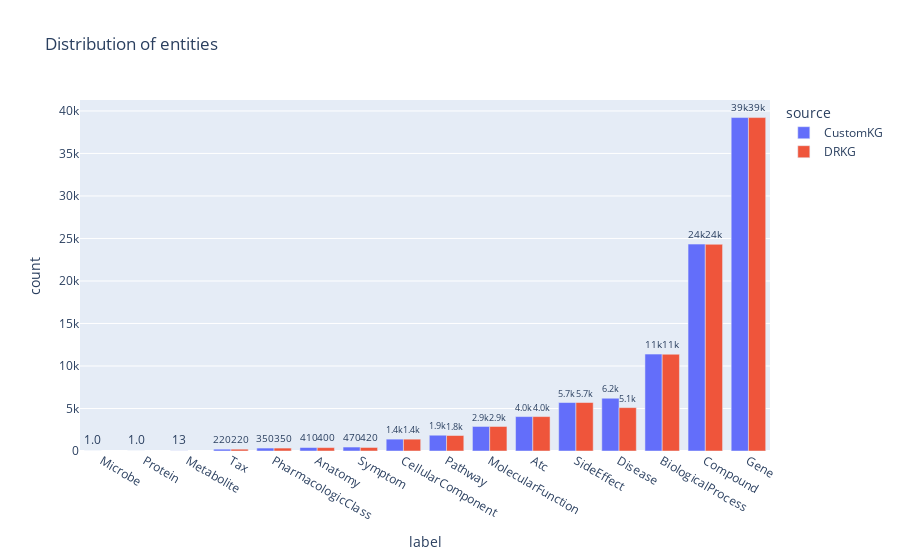

The notebook cell this image was saved under:
### Code cell
# Merge entity_grouped_df and drkg_grouped_df and add a new column to indicate the source
entity_grouped_df["source"] = "CustomKG"
# Remove the "Total" row
drkg_grouped_df["source"] = "DRKG"

# Concatenate the two dataframes
merged_df = pd.concat([entity_grouped_df, drkg_grouped_df])

# Plot the distribution of entities
fig = px.bar(merged_df, x="label", y="count", title="Distribution of entities", color="source", barmode="group")
fig.update_traces(texttemplate='%{value:.2s}', textposition='outside')
fig.show()

### Figure 1 — Plotly figure (JSON) as saved in the notebook; plotly's stock layout.template omitted (floating-point values rounded to 4 significant figures)
{"data": [{"alignmentgroup": "True", "hovertemplate": "source=CustomKG<br>label=%{x}<br>count=%{y}<extra></extra>", "legendgroup": "CustomKG", "marker": {"color": "#636efa", "pattern": {"shape": ""}}, "name": "CustomKG", "offsetgroup": "CustomKG", "orientation": "v", "showlegend": true, "textposition": "outside", "texttemplate": "%{value:.2s}", "type": "bar", "x": ["Microbe", "Protein", "Metabolite", "Tax", "PharmacologicClass", "Anatomy", "Symptom", "CellularComponent", "Pathway", "MolecularFunction", "Atc", "SideEffect", "Disease", "BiologicalProcess", "Compound", "Gene"], "xaxis": "x", "y": [1, 1, 13, 215, 346, 411, 466, 1395, 1856, 2886, 4048, 5701, 6208, 11397, 24337, 39222], "yaxis": "y"}, {"alignmentgroup": "True", "hovertemplate": "source=DRKG<br>label=%{x}<br>count=%{y}<extra></extra>", "legendgroup": "DRKG", "marker": {"color": "#EF553B", "pattern": {"shape": ""}}, "name": "DRKG", "offsetgroup": "DRKG", "orientation": "v", "showlegend": true, "textposition": "outside", "texttemplate": "%{value:.2s}", "type": "bar", "x": ["Tax", "PharmacologicClass", "Anatomy", "Symptom", "CellularComponent", "Pathway", "MolecularFunction", "Atc", "Disease", "SideEffect", "BiologicalProcess", "Compound", "Gene"], "xaxis": "x", "y": [215, 345, 400, 415, 1391, 1822, 2884, 4048, 5103, 5701, 11381, 24313, 39220], "yaxis": "y"}], "layout": {"barmode": "group", "legend": {"title": {"text": "source"}, "tracegroupgap": 0}, "title": {"text": "Distribution of entities"}, "xaxis": {"anchor": "y", "domain": [0, 1], "title": {"text": "label"}}, "yaxis": {"anchor": "x", "domain": [0, 1], "title": {"text": "count"}}}}
